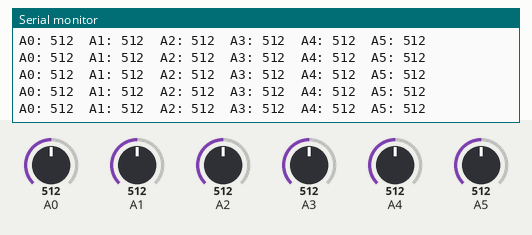
Recording of a sketch running on a simulated Arduino Uno, built with avr-gcc and run on an emulated ATmega328P. On the bench: the last lines printed to the serial monitor. Inputs (shaded band) come from the test bench; at power-on: A1 = 512, A3 = 512, A0 = 512, A2 = 512, A4 = 512, A5 = 512.

Above: at 4.2 s.
4.3 s: A1 set to 107
At 4.4 s:
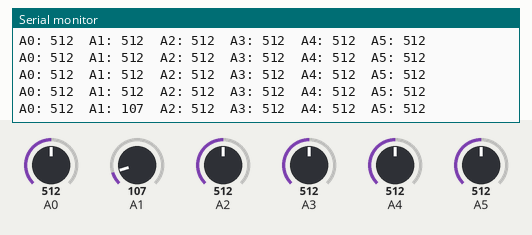
7.3 s: A1 set to 93
At 7.37 s:
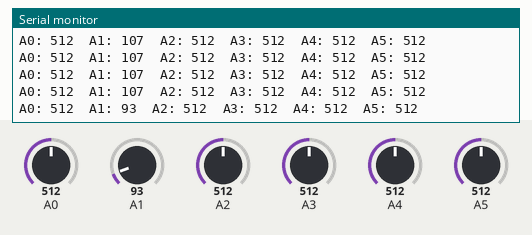
13.3 s: A3 set to 107
At 13.3 s:
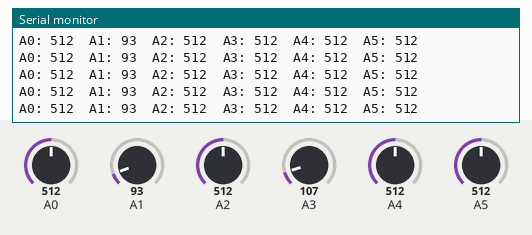
14.8 s: A3 set to 89
At 14.83 s:
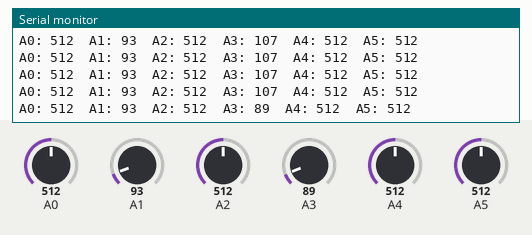
Timing chart, 0 to 17.8 s (numbered marks = the images above; inputs shaded):
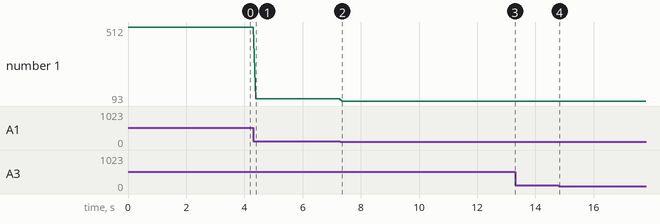

The sketch:

waterSensors_test.ino
```cpp
void setup() {
  // Initialize serial communication at 9600 baud rate
  Serial.begin(9600);
}

void loop() {
  // Print all analog values on the same line
  for (int i = 0; i <= 5; i++) {
    int analogValue = analogRead(i);  // Read analog value from pin A0 to A5
    Serial.print("A");
    Serial.print(i);
    Serial.print(": ");
    Serial.print(analogValue);
    Serial.print("  ");  // Separate each value with spaces for readability
  }

  Serial.println();  // Move to the next line after all values are printed

  delay(100);  // Short delay to allow constant updates, adjust if needed
}
```

Measured:
- after the input at 4.3 s, the serial monitor: prints a new line after 0.10 s (image 1)
- after the input at 7.3 s, the serial monitor: prints a new line after 0.06 s (image 2)
- after the input at 14.8 s, the serial monitor: prints a new line at once (image 4)
- plotted number 1: 512 → 107 after the input at 4.3 s, 107 → 93 after the input at 7.3 s
